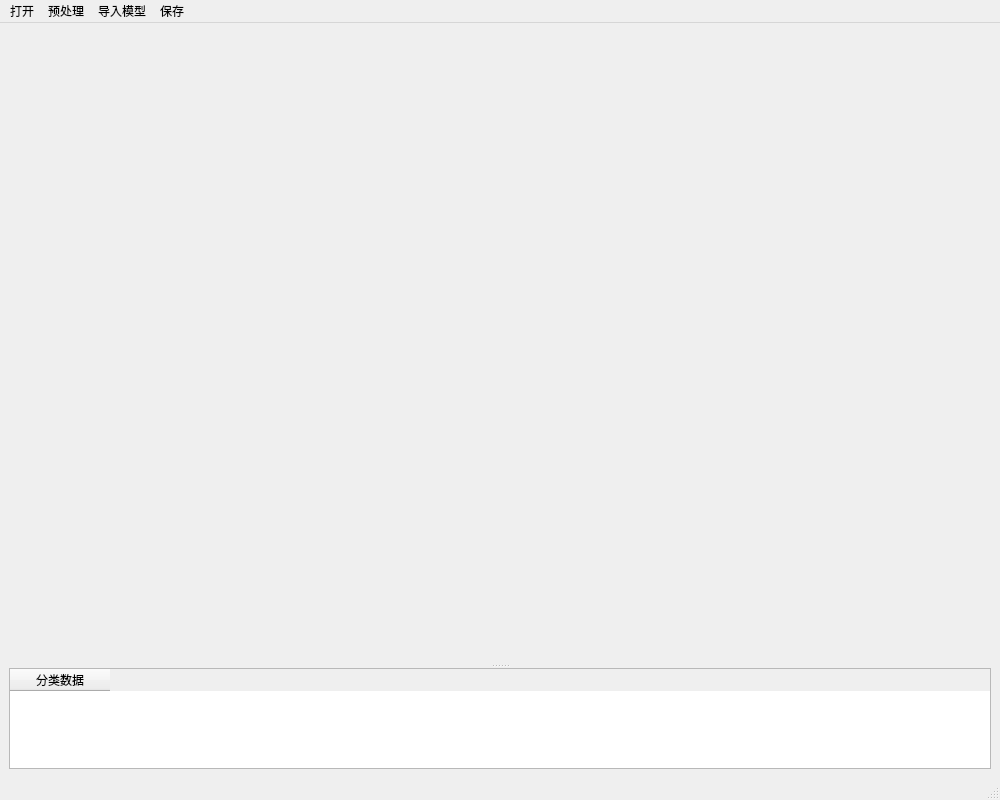
<?xml version="1.0" encoding="UTF-8"?>
<ui version="4.0">
 <class>MainWindow</class>
 <widget class="QMainWindow" name="MainWindow">
  <property name="geometry">
   <rect>
    <x>0</x>
    <y>0</y>
    <width>1000</width>
    <height>800</height>
   </rect>
  </property>
  <property name="sizePolicy">
   <sizepolicy hsizetype="Preferred" vsizetype="Preferred">
    <horstretch>0</horstretch>
    <verstretch>0</verstretch>
   </sizepolicy>
  </property>
  <property name="windowTitle">
   <string>MPS</string>
  </property>
  <widget class="QWidget" name="centralwidget">
   <property name="sizePolicy">
    <sizepolicy hsizetype="Preferred" vsizetype="Preferred">
     <horstretch>0</horstretch>
     <verstretch>0</verstretch>
    </sizepolicy>
   </property>
   <layout class="QGridLayout" name="gridLayout_2">
    <item row="0" column="0">
     <widget class="QSplitter" name="splitter">
      <property name="sizePolicy">
       <sizepolicy hsizetype="Preferred" vsizetype="Preferred">
        <horstretch>0</horstretch>
        <verstretch>0</verstretch>
       </sizepolicy>
      </property>
      <property name="orientation">
       <enum>Qt::Vertical</enum>
      </property>
      <widget class="QChartView" name="widget" native="true">
       <property name="sizePolicy">
        <sizepolicy hsizetype="Preferred" vsizetype="Preferred">
         <horstretch>0</horstretch>
         <verstretch>40</verstretch>
        </sizepolicy>
       </property>
      </widget>
      <widget class="QTableWidget" name="showCTableWidget">
       <property name="sizePolicy">
        <sizepolicy hsizetype="Preferred" vsizetype="Preferred">
         <horstretch>0</horstretch>
         <verstretch>1</verstretch>
        </sizepolicy>
       </property>
       <column>
        <property name="text">
         <string>分类数据</string>
        </property>
       </column>
      </widget>
     </widget>
    </item>
   </layout>
  </widget>
  <widget class="QMenuBar" name="menubar">
   <property name="geometry">
    <rect>
     <x>0</x>
     <y>0</y>
     <width>1000</width>
     <height>26</height>
    </rect>
   </property>
   <widget class="QMenu" name="menu">
    <property name="title">
     <string>打开</string>
    </property>
    <addaction name="openSpec"/>
    <addaction name="openReal"/>
   </widget>
   <widget class="QMenu" name="menu_2">
    <property name="title">
     <string>预处理</string>
    </property>
    <addaction name="actionSNV"/>
    <addaction name="actionMSC"/>
    <addaction name="actionFD"/>
    <addaction name="actionSD"/>
    <addaction name="actionNormalize"/>
    <addaction name="actionAUG"/>
   </widget>
   <widget class="QMenu" name="loadModelMenu">
    <property name="title">
     <string>导入模型</string>
    </property>
    <addaction name="actionloadSVCModel"/>
   </widget>
   <widget class="QMenu" name="menu_3">
    <property name="title">
     <string>保存</string>
    </property>
    <addaction name="actionsave"/>
    <addaction name="actionsaveAs"/>
   </widget>
   <addaction name="menu"/>
   <addaction name="menu_2"/>
   <addaction name="loadModelMenu"/>
   <addaction name="menu_3"/>
  </widget>
  <widget class="QStatusBar" name="statusbar"/>
  <action name="openSpec">
   <property name="text">
    <string>打开预测光谱</string>
   </property>
  </action>
  <action name="openReal">
   <property name="text">
    <string>打开预测真实分类值 </string>
   </property>
  </action>
  <action name="actionSNV">
   <property name="text">
    <string>SNV</string>
   </property>
  </action>
  <action name="actionMSC">
   <property name="text">
    <string>MSC</string>
   </property>
  </action>
  <action name="actionFD">
   <property name="text">
    <string>FD</string>
   </property>
  </action>
  <action name="actionSD">
   <property name="text">
    <string>SD</string>
   </property>
  </action>
  <action name="actionAUG">
   <property name="text">
    <string>AUG</string>
   </property>
  </action>
  <action name="actionNormalize">
   <property name="text">
    <string>Normalize</string>
   </property>
  </action>
  <action name="actionloadSVCModel">
   <property name="text">
    <string>加载SVM模型</string>
   </property>
  </action>
  <action name="actionsave">
   <property name="text">
    <string>保存</string>
   </property>
   <property name="shortcut">
    <string>Ctrl+S</string>
   </property>
  </action>
  <action name="actionsaveAs">
   <property name="text">
    <string>另存为</string>
   </property>
   <property name="shortcut">
    <string>Ctrl+A</string>
   </property>
  </action>
 </widget>
 <customwidgets>
  <customwidget>
   <class>QChartView</class>
   <extends>QWidget</extends>
   <header location="global">qchartview.h</header>
   <container>1</container>
  </customwidget>
 </customwidgets>
 <resources/>
 <connections/>
</ui>
